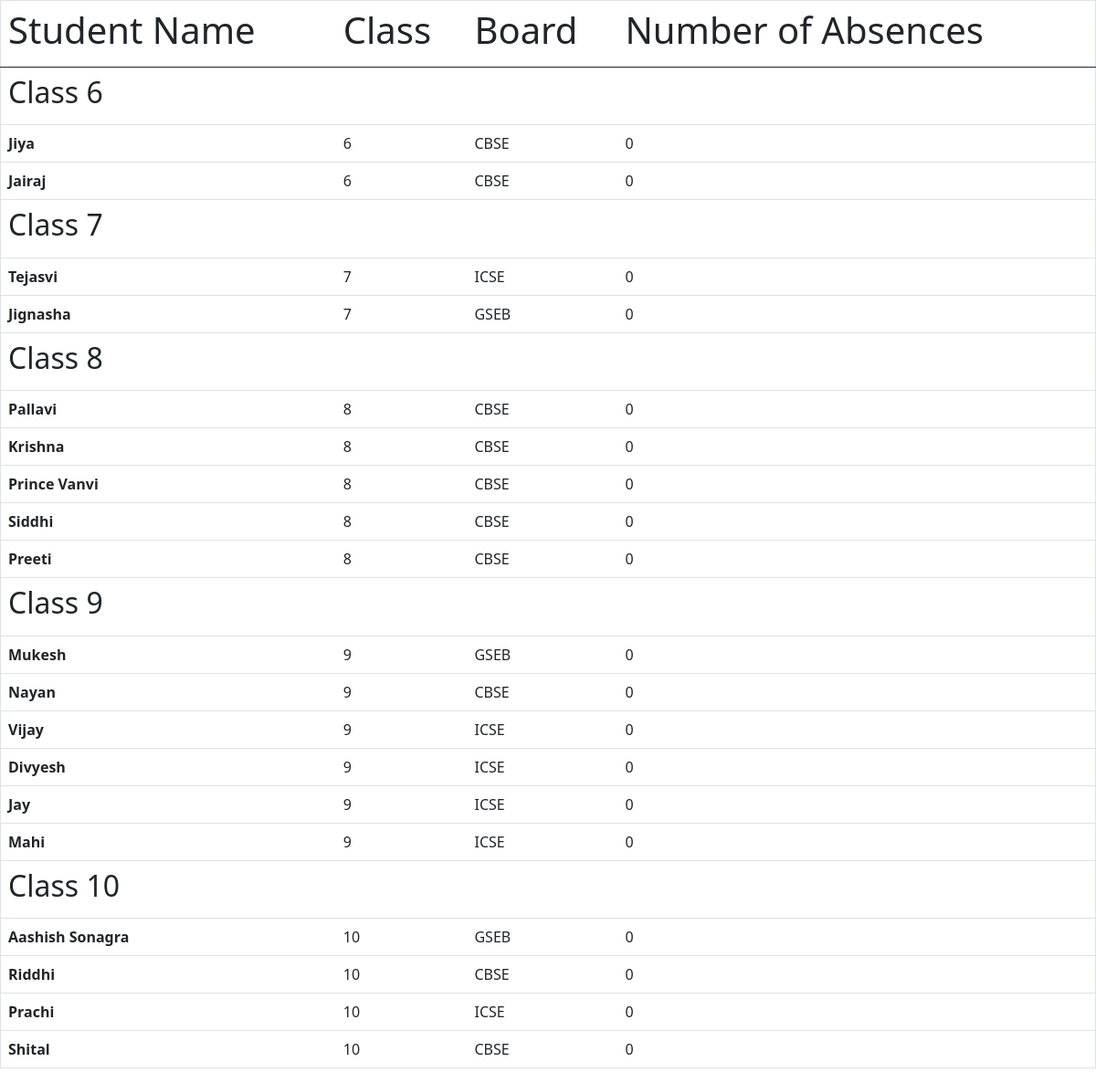
Before: / with the older database file.
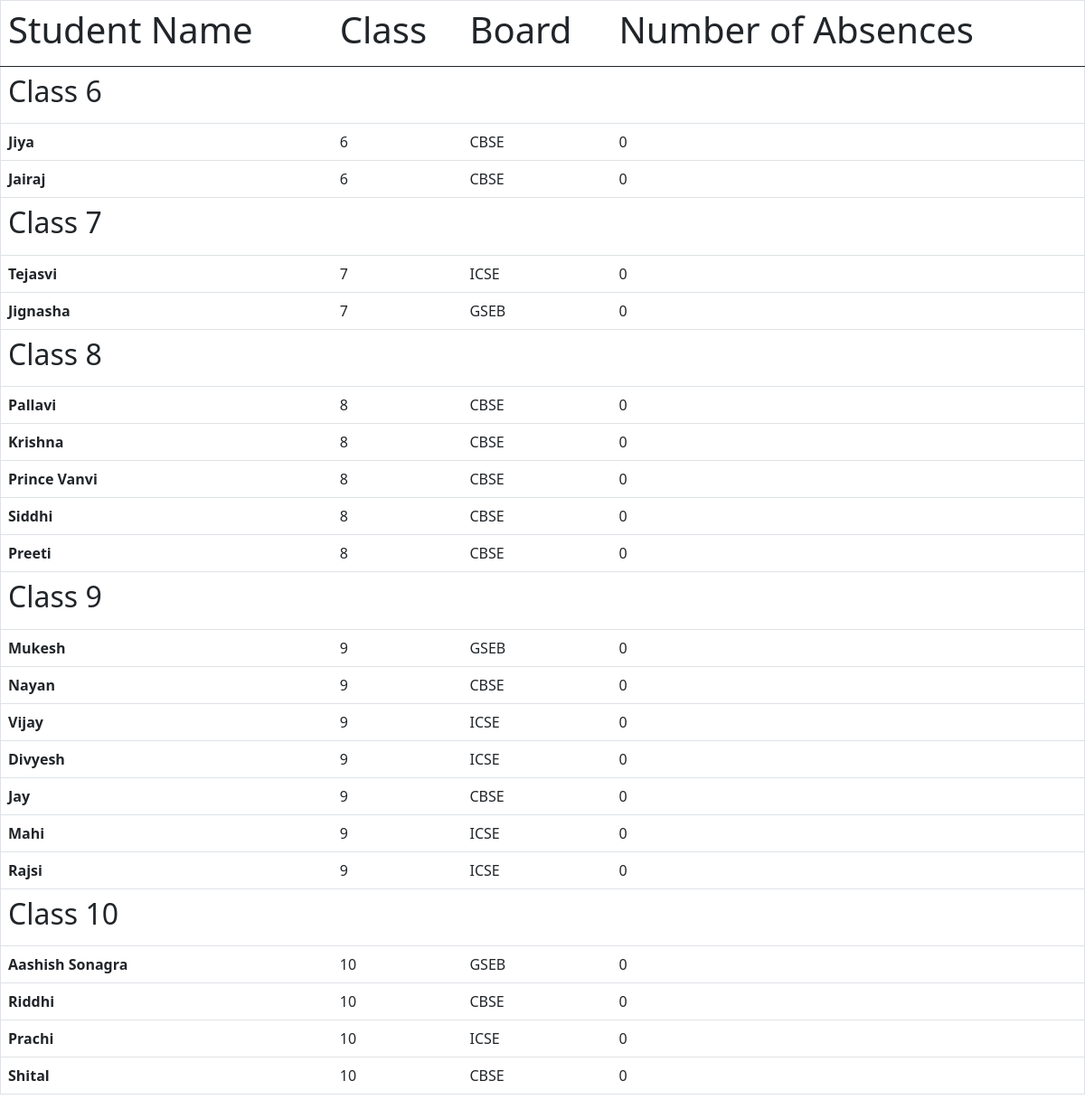
After: the same page with the newer database file.
### main/models.py (models this page shows, shortened)
class Student(models.Model):
    name= models.CharField(max_length=64)
    std= models.IntegerField()
    board= models.CharField(max_length=5)
    num_absent= models.IntegerField(default=0)

### main/views.py (the view)
# urls.py: path("", views.index, name= "index"),
def index(request):
    return render(request, "main/index.html",{
        "students": Student.objects.all(),
        "six": Student.objects.filter(std=6),
        "seven": Student.objects.filter(std=7),
        "eight": Student.objects.filter(std=8),
        "nine": Student.objects.filter(std=9),
        "ten": Student.objects.filter(std=10),
            })

### main/templates/main/index.html (shortened to what this page needs)
{% extends "main/template.html" %}
{% block body %}
<table class= "table">
    <thead>
    <tr>
        <th scope="col"><h1>Student Name</h1></th>
        <th scope="col"><h1>Class </h1></th>
        <th scope="col"><h1>Board</h1></th>
        <th scope="col"> <h1>Number of Absences</h1></th>
    </tr>
    </thead>
    <tbody>
    <tr>
        <th colspan="5" scope="col"> <h2>Class 6</h2></th>
    </tr>
    {% for student in six %}
     <tr>
         <th scope="row">{{student.name}}</th>
         <td>{{student.std}}</td>
         <td>{{student.board}}</td>
         <td>{{student.num_absent}}</td>
     </tr>
    {% endfor %}
    <tr>
        <th colspan="5" scope="col"> <h2>Class 7</h2></th>
    </tr>
    {% for student in seven %}
     <tr>
         <th scope="row">{{student.name}}</th>
         <td>{{student.std}}</td>
         <td>{{student.board}}</td>
         <td>{{student.num_absent}}</td>
     </tr>
    {% endfor %}
    <tr>
        <th colspan="5" scope="col"> <h2>Class 8</h2></th>
    </tr>
    {% for student in eight %}
     <tr>
         <th scope="row">{{student.name}}</th>
         <td>{{student.std}}</td>
         <td>{{student.board}}</td>
         <td>{{student.num_absent}}</td>
     </tr>
    {% endfor %}
    <tr>
        <th colspan="5" scope="col"> <h2>Class 9</h2></th>
    </tr>
    {% for student in nine %}
     <tr>
         <th scope="row">{{student.name}}</th>
         <td>{{student.std}}</td>
         <td>{{student.board}}</td>
         <td>{{student.num_absent}}</td>
     </tr>
    {% endfor %}
    <tr>
        <th colspan="5" scope="col"> <h2>Class 10</h2></th>
    </tr>
    {% for student in ten %}
     <tr>
         <th scope="row">{{student.name}}</th>
         <td>{{student.std}}</td>
         <td>{{student.board}}</td>
         <td>{{student.num_absent}}</td>
     </tr>
    {% endfor %}
    </tbody>
</table>
{% endblock %}

### main/templates/main/template.html (shortened to what this page needs)
<!DOCTYPE html>
<html>
    <head>
        <link href="https://cdn.jsdelivr.net/npm/bootstrap@5.0.0-beta2/dist/css/bootstrap.min.css" rel="stylesheet">
    </head>
    <body>
      {% block body %}
      {% endblock %}
    </body>
</html>

### main/templates/main/template.html (style rules this page uses)
table, th, td { border: 1px solid black; }

Changed rows visible on the page:
changed Student "Jay": board "ICSE" → "CBSE"
added Student: name "Rajsi", std "9", board "ICSE", num_absent "0", shown under "Class 9"
